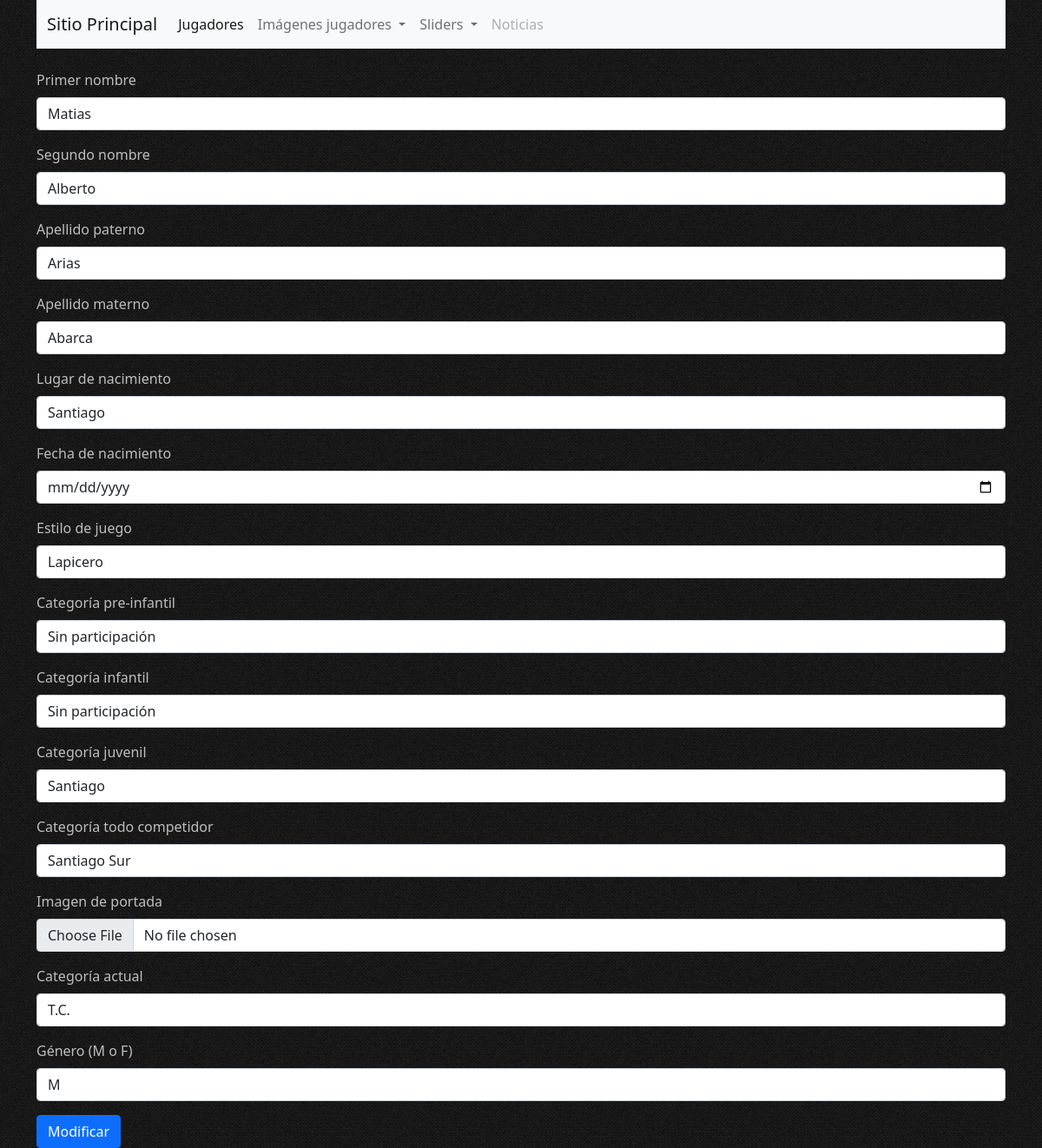
Page /administradorModif/11/ (signed in) on the committed database.
### appCore/models.py (models this page shows, shortened)
class Jugador(models.Model):
    idJugador = models.AutoField(primary_key=True)
    pnombre= models.CharField(max_length=50, verbose_name='Primer nombre')
    snombre= models.CharField(blank=True, null=True, max_length=50, verbose_name='Segundo nombre')
    apaterno= models.CharField(max_length=50, verbose_name='Apellido paterno')
    amaterno= models.CharField(blank=True, null=True, max_length=50, verbose_name='Apellido materno')
    nacimiento= models.CharField(max_length=50, verbose_name='Lugar de nacimiento')
    fechaNacimiento = models.DateField(blank=True, null=True, verbose_name='Fecha de nacimiento')
    estilo = models.CharField(max_length=50, verbose_name='Estilo de juego')
    preInf = models.CharField(max_length=50, verbose_name='Preinfantil')
    inf = models.CharField(max_length=50, verbose_name='Infantil')
    juvenil = models.CharField(max_length=50, verbose_name='Juvenil')
    tc = models.CharField(max_length=50, verbose_name='Todo competidor')
    categoria = models.CharField(max_length=80, verbose_name='Categoria actual', blank=True, null=True)
    imagenPortada = models.ImageField(upload_to = 'home')
    genero = models.CharField(max_length=10, verbose_name='Genero')
    class Meta:
        verbose_name = 'jugador'
        verbose_name_plural = 'jugadores'

### appAdmin/views.py (the view, shortened to what this page needs)
# urls.py: path('administradorModif/<pk>/', administradorModif, name='administradorModif'),
@login_required
def administradorModif(request, pk):
    jugador = Jugador.objects.get(idJugador = pk)
    fecha_nacimiento = jugador.fechaNacimiento
    datos = {
        'form':JugadorForm(instance = jugador),
        'jugador':jugador,
        'mensaje':""
        }
    return render(request, 'appAdmin/administradorModif.html', datos)

### appCore/forms.py
class JugadorForm(ModelForm):
    class Meta:
        model = Jugador
        fields = ['idJugador', 'pnombre', 'snombre', 'apaterno', 'amaterno', 'nacimiento',
                  'fechaNacimiento', 'estilo', 'preInf', 'inf', 'juvenil', 'tc', 'categoria', 'imagenPortada', 'genero']

### appAdmin/templates/appAdmin/administradorModif.html (shortened to what this page needs)
{% extends 'appAdmin/baseAdmin.html' %}
{% load static %}
{% block main %}
<main class="container cajaInputsJugadores mt-4">
    <form enctype="multipart/form-data" method="POST">
        <div class="mb-3">
            <label for="pnombre" class="form-label colorPrimario">Primer nombre</label>
            <input type="text" class="form-control" id="pnombre" value="{{jugador.pnombre}}" name="pnombre" aria-describedby="emailHelp">
        </div>
        <div class="mb-3">
            <label for="snombre" class="form-label colorPrimario">Segundo nombre</label>
            <input type="text" class="form-control" id="snombre" value="{{jugador.snombre}}" name="snombre">
        </div>
        <div class="mb-3">
            <label for="apaterno" class="form-label colorPrimario">Apellido paterno</label>
            <input type="text" class="form-control" id="apaterno" value="{{jugador.apaterno}}" name="apaterno">
        </div>
        <div class="mb-3">
            <label for="amaterno" class="form-label colorPrimario">Apellido materno</label>
            <input type="text" class="form-control" id="amaterno" value="{{jugador.amaterno}}" name="amaterno">
        </div>
        <div class="mb-3">
            <label for="nacimiento" class="form-label colorPrimario">Lugar de nacimiento</label>
            <input type="text" class="form-control" id="nacimiento" value="{{jugador.nacimiento}}" name="nacimiento">
        </div>
        <div class="mb-3">
            <label for="fechaNacimiento" class="form-label colorPrimario">Fecha de nacimiento</label>
            <input type="date" class="form-control" id="fechaNacimiento" value="{{jugador.fechaNacimiento}}" name="fechaNacimiento">
        </div>
        <div class="mb-3">
            <label for="estilo" class="form-label colorPrimario">Estilo de juego</label>
            <input type="text" class="form-control" id="estilo" value="{{jugador.estilo}}" name="estilo">
        </div>
        <div class="mb-3">
            <label for="preInf" class="form-label colorPrimario">Categoría pre-infantil</label>
            <input type="text" class="form-control" id="preInf" value="{{jugador.preInf}}" name="preInf">
        </div>
        <div class="mb-3">
            <label for="inf" class="form-label colorPrimario">Categoría infantil</label>
            <input type="text" class="form-control" id="inf" value="{{jugador.inf}}" name="inf">
        </div>
        <div class="mb-3">
            <label for="juvenil" class="form-label colorPrimario">Categoría juvenil</label>
            <input type="text" class="form-control" id="juvenil" value="{{jugador.juvenil}}" name="juvenil">
        </div>
        <div class="mb-3">
            <label for="tc" class="form-label colorPrimario">Categoría todo competidor</label>
            <input type="text" class="form-control" id="tc" value="{{jugador.tc}}" name="tc">
        </div>
        <div class="mb-3">
            <label for="imagenPortada" class="form-label colorPrimario">Imagen de portada</label>
            <input type="file" class="form-control" id="imagenPortada" name="imagenPortada">
        </div>
        <div class="mb-3">
            <label for="categoria" class="form-label colorPrimario">Categoría actual</label>
            <input type="text" class="form-control" id="categoria" value="{{jugador.categoria}}" name="categoria">
        </div>
        <div class="mb-3">
            <label for="genero" class="form-label colorPrimario">Género (M o F)</label>
            <input type="text" class="form-control" id="genero" value="{{jugador.genero}}" name="genero">
        </div>
        <button type="submit" class="btn btn-primary">Modificar</button>
    </form>
</main>
{% endblock %}

### appAdmin/static/appAdmin/sass/estilosAdmin.css (style rules this page uses)
body { background: url(../img/fondos/black_denim.png); }
main { width: 100%; }
main .colorPrimario { color: #bebebe; }

### rows in the picture
Jugador: pnombre "Matias", snombre "Alberto", apaterno "Arias", amaterno "Abarca", nacimiento "Santiago", estilo "Lapicero", preInf "Sin participación", inf "Sin participación", juvenil "Santiago", tc "Santiago Sur", categoria "T.C.", genero "M"
